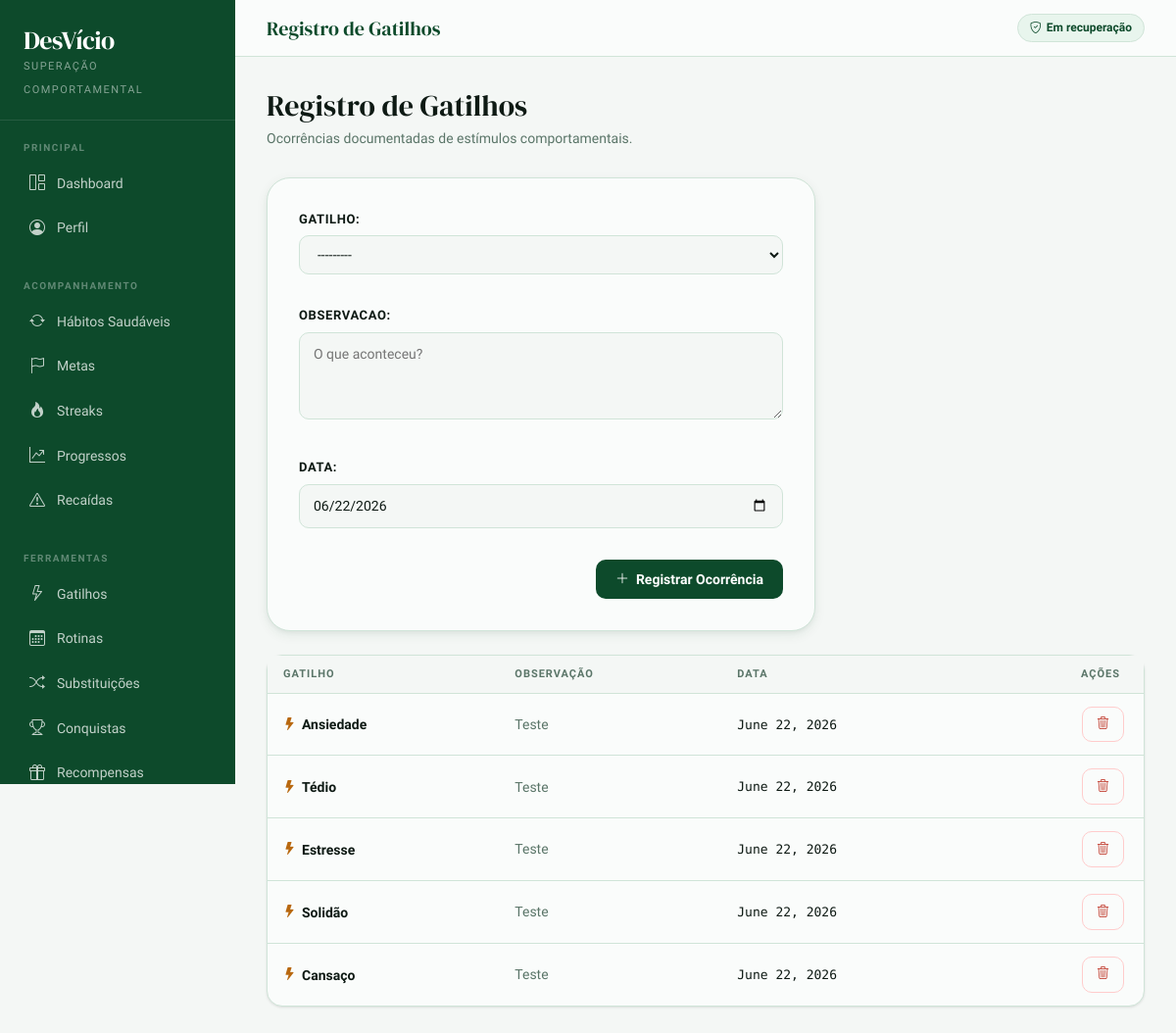
Screenshot of /registro-gatilhos/ (signed in) with the database file from the repository.
### app/models.py (models this page shows, shortened)
class RegistroGatilho(models.Model):
    usuario = models.ForeignKey(Usuario, on_delete=models.CASCADE, related_name='registros_gatilho')
    gatilho = models.ForeignKey(Gatilho, on_delete=models.CASCADE, related_name='registros')
    observacao = models.TextField(blank=True)
    data = models.DateField(default=timezone.now)
    class Meta:
        ordering = ['-data']

class Gatilho(models.Model):
    INTENSIDADE_CHOICES = [
        ('Baixa', 'Baixa'),
        ('Média', 'Média'),
        ('Alta', 'Alta'),
    ]
    usuario = models.ForeignKey(Usuario, on_delete=models.CASCADE, related_name='gatilhos')
    nome = models.CharField(max_length=100)
    descricao = models.TextField(blank=True)
    intensidade = models.CharField(max_length=10, choices=INTENSIDADE_CHOICES, default='Média')
    def __str__(self):
        return self.nome

### app/views.py (the view)
    def wrapper(request, *args, **kwargs):
        if not usuario_logado(request):
            messages.warning(request, 'Você precisa entrar para acessar essa página.')
            return redirect('login')
        return view_func(request, *args, **kwargs)

### app/forms.py
class RegistroGatilhoForm(forms.ModelForm):
    class Meta:
        model = RegistroGatilho
        fields = ['gatilho', 'observacao', 'data']
        widgets = {
            'observacao': forms.Textarea(attrs={'placeholder': 'O que aconteceu?', 'rows': 3}),
            'data': forms.DateInput(attrs={'type': 'date'}),
        }
    def __init__(self, *args, usuario=None, **kwargs):
        super().__init__(*args, **kwargs)
        if usuario:
            self.fields['gatilho'].queryset = Gatilho.objects.filter(usuario=usuario)

### app/views.py (called while the page is built)
def usuario_logado(request):
    user_id = request.session.get('usuario_id')
    if not user_id:
        return None
    return Usuario.objects.filter(id=user_id).first()

def login_obrigatorio(view_func):
    def wrapper(request, *args, **kwargs):
        if not usuario_logado(request):
            messages.warning(request, 'Você precisa entrar para acessar essa página.')
            return redirect('login')
        return view_func(request, *args, **kwargs)
    return wrapper

### app/templates/registro_gatilhos.html (shortened to what this page needs)
{% extends 'base.html' %}
{% block topbar_title %}Registro de Gatilhos{% endblock %}
{% block content %}
<div class="page-header">
    <h1>Registro de Gatilhos</h1>
    <p>Ocorrências documentadas de estímulos comportamentais.</p>
</div>
<div class="form-card" style="margin-bottom:24px">
    {% if form.gatilho.field.queryset.count == 0 %}
        <p style="color:var(--muted);font-size:14px">Você precisa <a href="{% url 'gatilhos' %}" style="color:var(--sage);font-weight:600">cadastrar um gatilho</a> antes de registrar uma ocorrência.</p>
    {% else %}
    <form method="POST">
        {{ form.as_p }}
        <div style="display:flex; justify-content:flex-end; margin-top:8px;">
            <button type="submit" class="btn-forest"><i class="bi bi-plus-lg"></i> Registrar Ocorrência</button>
        </div>
    </form>
    {% endif %}
</div>
<div class="card-clean">
    <div class="table-responsive">
        <table class="table-clean">
            <thead>
                <tr>
                    <th>Gatilho</th>
                    <th>Observação</th>
                    <th>Data</th>
                    <th style="text-align:right; padding-right:24px">Ações</th>
                </tr>
            </thead>
            <tbody>
                {% for registro in registros %}
                <tr>
                    <td>
                        <span style="display:inline-flex;align-items:center;gap:6px">
                            <i class="bi bi-lightning-fill" style="color:var(--amber);font-size:13px"></i>
                            <strong>{{ registro.gatilho.nome }}</strong>
                        </span>
                    </td>
                    <td style="color:var(--muted)">{{ registro.observacao }}</td>
                    <td><span class="mono" style="font-size:13px">{{ registro.data }}</span></td>
                    <td style="text-align:right; padding-right:20px">
                        <a href="{% url 'deletar_registro_gatilho' registro.id %}" class="btn-danger-ghost" onclick="return confirm('Remover este registro?')">
                            <i class="bi bi-trash3"></i>
                        </a>
                    </td>
                </tr>
                {% empty %}
                <tr><td colspan="4" style="text-align:center;padding:40px;color:var(--muted)">
                    <i class="bi bi-journal-text" style="font-size:28px;display:block;margin-bottom:8px;opacity:.4"></i>Nenhum registro encontrado.
                </td></tr>
                {% endfor %}
            </tbody>
        </table>
    </div>
</div>
{% endblock %}

### app/templates/base.html (style rules this page uses)
:root { --ink: #0e1a14; --forest: #0d4a2b; --sage: #1a7a45; --mint: #3cb870; --pale: #e8f5ed; --paper: #f4f7f5; --cream: #fafcfb; --rule: #d0e4d8; --muted: #5a7568; --danger: #c0392b; --amber: #b8680f; --gold: #e8a020; --radius-sm: 6px; --radius-md: 10px; --radius-lg: 16px; --radius-xl: 24px; --shadow-sm: 0 1px 3px rgba(0,0,0,.07), 0 1px 2px rgba(0,0,0,.04); --shadow-md: 0 4px 12px rgba(13,74,43,.08), 0 2px 4px rgba(0,0,0,.04); --font-serif: 'DM Serif Display', Georgia, serif; --font-sans: 'Plus Jakarta Sans', system-ui, sans-serif; --font-mono: 'DM Mono', monospace; }
*, *::before, *::after { box-sizing: border-box; }
body { background: var(--paper); color: var(--ink); font-family: var(--font-sans); font-size: 15px; line-height: 1.6; margin: 0; }
.card-clean { background: var(--cream); border: 1px solid var(--rule); border-radius: var(--radius-lg); box-shadow: var(--shadow-sm); }
.table-clean { width: 100%; border-collapse: collapse; font-size: 14px; }
.table-clean thead th { font-size: 11px; font-weight: 600; text-transform: uppercase; letter-spacing: 1px; color: var(--muted); padding: 10px 16px; background: var(--paper); border-bottom: 1px solid var(--rule); text-align: left; white-space: nowrap; }
.table-clean tbody tr { border-bottom: 1px solid var(--rule); transition: background .1s; }
.table-clean tbody tr:last-child { border-bottom: none; }
.table-clean td { padding: 13px 16px; color: var(--ink); vertical-align: middle; }
.btn-forest { background: var(--forest); color: #fff; border: none; border-radius: var(--radius-md); padding: 9px 20px; font-size: 14px; font-weight: 600; font-family: var(--font-sans); cursor: pointer; text-decoration: none; display: inline-flex; align-items: center; gap: 7px; transition: background .15s, transform .1s; }
.btn-danger-ghost { background: transparent; color: var(--danger); border: 1px solid #fcc; border-radius: var(--radius-md); padding: 7px 14px; font-size: 13px; font-weight: 500; font-family: var(--font-sans); cursor: pointer; text-decoration: none; display: inline-flex; align-items: center; gap: 6px; transition: background .15s; }
.page-header { margin-bottom: 28px; }
.page-header h1 { font-family: var(--font-serif); font-size: 30px; color: var(--ink); margin: 0 0 4px; }
.page-header p { color: var(--muted); font-size: 14px; margin: 0; }
.form-card { background: var(--cream); border: 1px solid var(--rule); border-radius: var(--radius-xl); padding: 32px; max-width: 560px; box-shadow: var(--shadow-md); }
.form-card label { font-size: 13px; font-weight: 600; color: var(--ink); text-transform: uppercase; letter-spacing: .6px; margin-bottom: 6px; display: block; }
.form-card input, .form-card select, .form-card textarea { width: 100%; background: var(--paper); border: 1px solid var(--rule); border-radius: var(--radius-md); padding: 10px 14px; font-size: 14px; font-family: var(--font-sans); color: var(--ink); outline: none; transition: border-color .15s, box-shadow .15s; margin-bottom: 16px; }
.mono { font-family: var(--font-mono); }

### rows the page displays
RegistroGatilho: gatilho.nome "Ansiedade", observacao "Teste", data "June 22, 2026"
RegistroGatilho: gatilho.nome "Tédio", observacao "Teste", data "June 22, 2026"
RegistroGatilho: gatilho.nome "Estresse", observacao "Teste", data "June 22, 2026"
RegistroGatilho: gatilho.nome "Solidão", observacao "Teste", data "June 22, 2026"
RegistroGatilho: gatilho.nome "Cansaço", observacao "Teste", data "June 22, 2026"
